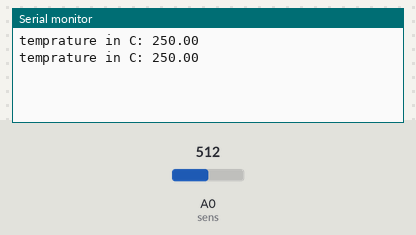
The sketch below on a simulated Arduino Uno, built with avr-gcc and run on an emulated ATmega328P. Shown: the last lines printed to the serial monitor. Inputs (shaded band) come from the test bench; at power-on: A0 (sens) = 512.

Above: at 1.8 s.
1.9 s: A0 (sens) set to 716
At 2.8 s:
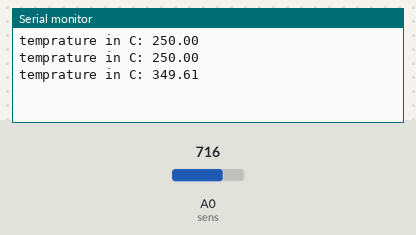
3.4 s: A0 (sens) set to 900
At 4.8 s:
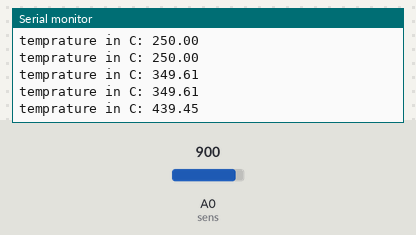
Timing chart, 0 to 6.4 s (numbered marks = the images above; inputs shaded):
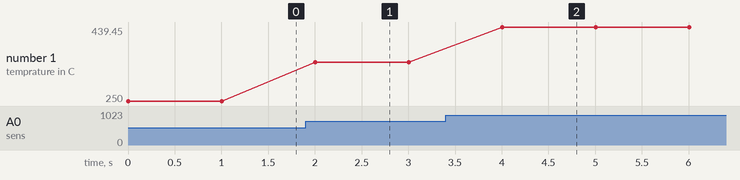

The sketch:

Temprature.ino
```cpp
int sens=0;
void setup() {
  // put your setup code here, to run once:
  pinMode(sens,INPUT);
  Serial.begin(9600);
}

void loop() {
  // put your main code here, to run repeatedly:
  int val=analogRead(sens);

  float m_value=((float)val/1024)*5000;
  float temp=m_value/10;
  Serial.print("temprature in C: ");
  Serial.println(temp);
  delay(1000);
}
```

Measured:
- after the input at 1.9 s, the serial monitor: prints a new line after 0.10 s (image 1)
- after the input at 3.4 s, the serial monitor: prints a new line after 0.60 s (image 2)
- plotted number 1: 250 → 349.61 after the input at 1.9 s, 349.61 → 439.45 after the input at 3.4 s
